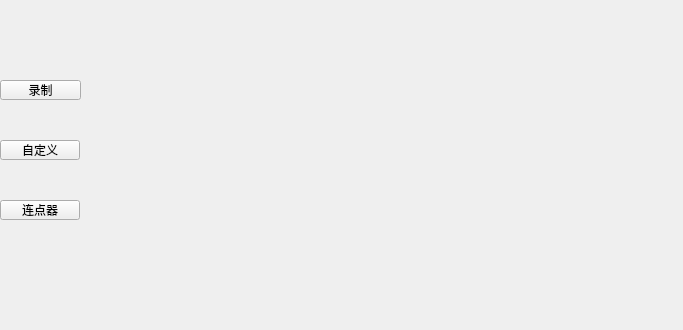
<?xml version="1.0" encoding="UTF-8"?>
<ui version="4.0">
 <class>add_widget</class>
 <widget class="QWidget" name="add_widget">
  <property name="geometry">
   <rect>
    <x>0</x>
    <y>0</y>
    <width>683</width>
    <height>330</height>
   </rect>
  </property>
  <property name="windowTitle">
   <string>Form</string>
  </property>
  <widget class="QPushButton" name="recordBtn">
   <property name="geometry">
    <rect>
     <x>0</x>
     <y>80</y>
     <width>81</width>
     <height>20</height>
    </rect>
   </property>
   <property name="text">
    <string>录制</string>
   </property>
  </widget>
  <widget class="QPushButton" name="customizeBtn">
   <property name="geometry">
    <rect>
     <x>0</x>
     <y>140</y>
     <width>80</width>
     <height>20</height>
    </rect>
   </property>
   <property name="text">
    <string>自定义</string>
   </property>
  </widget>
  <widget class="QPushButton" name="quickclickBtn">
   <property name="geometry">
    <rect>
     <x>0</x>
     <y>200</y>
     <width>80</width>
     <height>20</height>
    </rect>
   </property>
   <property name="text">
    <string>连点器</string>
   </property>
  </widget>
 </widget>
 <resources/>
 <connections/>
</ui>
